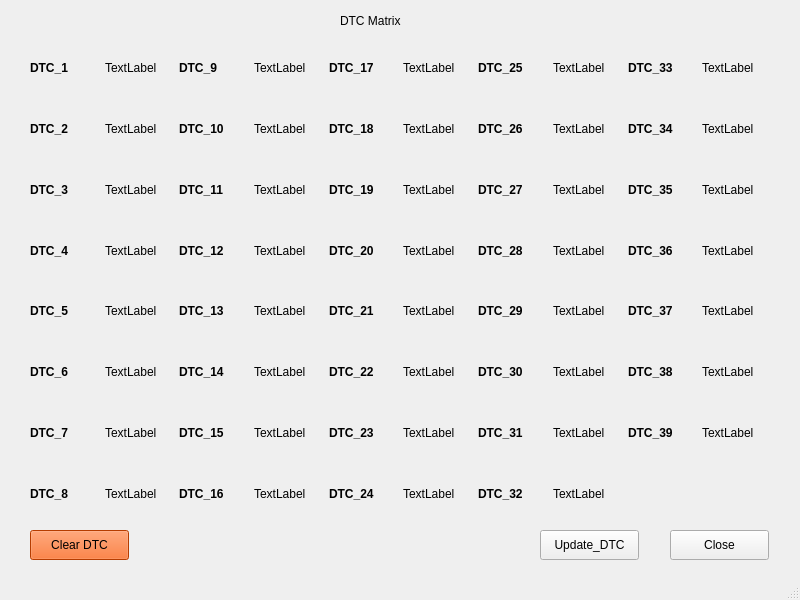
<?xml version="1.0" encoding="UTF-8"?>
<ui version="4.0">
 <class>MainWindow</class>
 <widget class="QMainWindow" name="MainWindow">
  <property name="geometry">
   <rect>
    <x>0</x>
    <y>0</y>
    <width>800</width>
    <height>600</height>
   </rect>
  </property>
  <property name="windowTitle">
   <string>MainWindow</string>
  </property>
  <widget class="QWidget" name="centralwidget">
   <widget class="QWidget" name="gridLayoutWidget">
    <property name="geometry">
     <rect>
      <x>30</x>
      <y>40</y>
      <width>741</width>
      <height>481</height>
     </rect>
    </property>
    <layout class="QGridLayout" name="gridLayout">
     <item row="0" column="7">
      <widget class="QLabel" name="label25">
       <property name="text">
        <string>TextLabel</string>
       </property>
      </widget>
     </item>
     <item row="0" column="0">
      <widget class="QLabel" name="label_3">
       <property name="font">
        <font>
         <weight>75</weight>
         <bold>true</bold>
        </font>
       </property>
       <property name="text">
        <string>DTC_1</string>
       </property>
      </widget>
     </item>
     <item row="5" column="4">
      <widget class="QLabel" name="label_49">
       <property name="font">
        <font>
         <weight>75</weight>
         <bold>true</bold>
        </font>
       </property>
       <property name="text">
        <string>DTC_22</string>
       </property>
      </widget>
     </item>
     <item row="5" column="7">
      <widget class="QLabel" name="label30">
       <property name="text">
        <string>TextLabel</string>
       </property>
      </widget>
     </item>
     <item row="5" column="2">
      <widget class="QLabel" name="label_46">
       <property name="font">
        <font>
         <weight>75</weight>
         <bold>true</bold>
        </font>
       </property>
       <property name="text">
        <string>DTC_14</string>
       </property>
      </widget>
     </item>
     <item row="5" column="1">
      <widget class="QLabel" name="label6">
       <property name="text">
        <string>TextLabel</string>
       </property>
      </widget>
     </item>
     <item row="5" column="5">
      <widget class="QLabel" name="label22">
       <property name="text">
        <string>TextLabel</string>
       </property>
      </widget>
     </item>
     <item row="0" column="8">
      <widget class="QLabel" name="label_66">
       <property name="font">
        <font>
         <weight>75</weight>
         <bold>true</bold>
        </font>
       </property>
       <property name="text">
        <string>DTC_33</string>
       </property>
      </widget>
     </item>
     <item row="0" column="4">
      <widget class="QLabel" name="label_15">
       <property name="font">
        <font>
         <weight>75</weight>
         <bold>true</bold>
        </font>
       </property>
       <property name="text">
        <string>DTC_17</string>
       </property>
      </widget>
     </item>
     <item row="2" column="4">
      <widget class="QLabel" name="label_13">
       <property name="font">
        <font>
         <weight>75</weight>
         <bold>true</bold>
        </font>
       </property>
       <property name="text">
        <string>DTC_19</string>
       </property>
      </widget>
     </item>
     <item row="4" column="6">
      <widget class="QLabel" name="label_39">
       <property name="font">
        <font>
         <weight>75</weight>
         <bold>true</bold>
        </font>
       </property>
       <property name="text">
        <string>DTC_29</string>
       </property>
      </widget>
     </item>
     <item row="0" column="2">
      <widget class="QLabel" name="label_32">
       <property name="font">
        <font>
         <weight>75</weight>
         <bold>true</bold>
        </font>
       </property>
       <property name="text">
        <string>DTC_9</string>
       </property>
      </widget>
     </item>
     <item row="0" column="6">
      <widget class="QLabel" name="label_2">
       <property name="font">
        <font>
         <weight>75</weight>
         <bold>true</bold>
        </font>
       </property>
       <property name="text">
        <string>DTC_25</string>
       </property>
      </widget>
     </item>
     <item row="2" column="3">
      <widget class="QLabel" name="label11">
       <property name="text">
        <string>TextLabel</string>
       </property>
      </widget>
     </item>
     <item row="3" column="7">
      <widget class="QLabel" name="label28">
       <property name="text">
        <string>TextLabel</string>
       </property>
      </widget>
     </item>
     <item row="6" column="7">
      <widget class="QLabel" name="label31">
       <property name="text">
        <string>TextLabel</string>
       </property>
      </widget>
     </item>
     <item row="2" column="0">
      <widget class="QLabel" name="label_9">
       <property name="font">
        <font>
         <weight>75</weight>
         <bold>true</bold>
        </font>
       </property>
       <property name="text">
        <string>DTC_3</string>
       </property>
      </widget>
     </item>
     <item row="1" column="2">
      <widget class="QLabel" name="label_30">
       <property name="font">
        <font>
         <weight>75</weight>
         <bold>true</bold>
        </font>
       </property>
       <property name="text">
        <string>DTC_10</string>
       </property>
      </widget>
     </item>
     <item row="4" column="0">
      <widget class="QLabel" name="label_33">
       <property name="font">
        <font>
         <weight>75</weight>
         <bold>true</bold>
        </font>
       </property>
       <property name="text">
        <string>DTC_5</string>
       </property>
      </widget>
     </item>
     <item row="6" column="1">
      <widget class="QLabel" name="label7">
       <property name="text">
        <string>TextLabel</string>
       </property>
      </widget>
     </item>
     <item row="5" column="3">
      <widget class="QLabel" name="label14">
       <property name="text">
        <string>TextLabel</string>
       </property>
      </widget>
     </item>
     <item row="4" column="7">
      <widget class="QLabel" name="label29">
       <property name="text">
        <string>TextLabel</string>
       </property>
      </widget>
     </item>
     <item row="0" column="5">
      <widget class="QLabel" name="label17">
       <property name="text">
        <string>TextLabel</string>
       </property>
      </widget>
     </item>
     <item row="4" column="2">
      <widget class="QLabel" name="label_35">
       <property name="font">
        <font>
         <weight>75</weight>
         <bold>true</bold>
        </font>
       </property>
       <property name="text">
        <string>DTC_13</string>
       </property>
      </widget>
     </item>
     <item row="5" column="6">
      <widget class="QLabel" name="label_53">
       <property name="font">
        <font>
         <weight>75</weight>
         <bold>true</bold>
        </font>
       </property>
       <property name="text">
        <string>DTC_30</string>
       </property>
      </widget>
     </item>
     <item row="6" column="4">
      <widget class="QLabel" name="label_50">
       <property name="font">
        <font>
         <weight>75</weight>
         <bold>true</bold>
        </font>
       </property>
       <property name="text">
        <string>DTC_23</string>
       </property>
      </widget>
     </item>
     <item row="5" column="0">
      <widget class="QLabel" name="label_41">
       <property name="font">
        <font>
         <weight>75</weight>
         <bold>true</bold>
        </font>
       </property>
       <property name="text">
        <string>DTC_6</string>
       </property>
      </widget>
     </item>
     <item row="6" column="5">
      <widget class="QLabel" name="label23">
       <property name="text">
        <string>TextLabel</string>
       </property>
      </widget>
     </item>
     <item row="4" column="1">
      <widget class="QLabel" name="label5">
       <property name="text">
        <string>TextLabel</string>
       </property>
      </widget>
     </item>
     <item row="6" column="3">
      <widget class="QLabel" name="label15">
       <property name="text">
        <string>TextLabel</string>
       </property>
      </widget>
     </item>
     <item row="1" column="5">
      <widget class="QLabel" name="label18">
       <property name="text">
        <string>TextLabel</string>
       </property>
      </widget>
     </item>
     <item row="6" column="6">
      <widget class="QLabel" name="label_54">
       <property name="font">
        <font>
         <weight>75</weight>
         <bold>true</bold>
        </font>
       </property>
       <property name="text">
        <string>DTC_31</string>
       </property>
      </widget>
     </item>
     <item row="4" column="4">
      <widget class="QLabel" name="label_37">
       <property name="font">
        <font>
         <weight>75</weight>
         <bold>true</bold>
        </font>
       </property>
       <property name="text">
        <string>DTC_21</string>
       </property>
      </widget>
     </item>
     <item row="0" column="3">
      <widget class="QLabel" name="label9">
       <property name="text">
        <string>TextLabel</string>
       </property>
      </widget>
     </item>
     <item row="1" column="3">
      <widget class="QLabel" name="label10">
       <property name="text">
        <string>TextLabel</string>
       </property>
      </widget>
     </item>
     <item row="3" column="6">
      <widget class="QLabel" name="label_23">
       <property name="font">
        <font>
         <weight>75</weight>
         <bold>true</bold>
        </font>
       </property>
       <property name="text">
        <string>DTC_28</string>
       </property>
      </widget>
     </item>
     <item row="3" column="3">
      <widget class="QLabel" name="label12">
       <property name="text">
        <string>TextLabel</string>
       </property>
      </widget>
     </item>
     <item row="2" column="2">
      <widget class="QLabel" name="label_28">
       <property name="font">
        <font>
         <weight>75</weight>
         <bold>true</bold>
        </font>
       </property>
       <property name="text">
        <string>DTC_11</string>
       </property>
      </widget>
     </item>
     <item row="1" column="1">
      <widget class="QLabel" name="label2">
       <property name="text">
        <string>TextLabel</string>
       </property>
      </widget>
     </item>
     <item row="3" column="4">
      <widget class="QLabel" name="label_21">
       <property name="font">
        <font>
         <weight>75</weight>
         <bold>true</bold>
        </font>
       </property>
       <property name="text">
        <string>DTC_20</string>
       </property>
      </widget>
     </item>
     <item row="2" column="1">
      <widget class="QLabel" name="label3">
       <property name="text">
        <string>TextLabel</string>
       </property>
      </widget>
     </item>
     <item row="3" column="1">
      <widget class="QLabel" name="label4">
       <property name="text">
        <string>TextLabel</string>
       </property>
      </widget>
     </item>
     <item row="3" column="5">
      <widget class="QLabel" name="label20">
       <property name="text">
        <string>TextLabel</string>
       </property>
      </widget>
     </item>
     <item row="3" column="2">
      <widget class="QLabel" name="label_25">
       <property name="font">
        <font>
         <weight>75</weight>
         <bold>true</bold>
        </font>
       </property>
       <property name="text">
        <string>DTC_12</string>
       </property>
      </widget>
     </item>
     <item row="1" column="0">
      <widget class="QLabel" name="label_4">
       <property name="font">
        <font>
         <weight>75</weight>
         <bold>true</bold>
        </font>
       </property>
       <property name="text">
        <string>DTC_2</string>
       </property>
      </widget>
     </item>
     <item row="1" column="4">
      <widget class="QLabel" name="label_14">
       <property name="font">
        <font>
         <weight>75</weight>
         <bold>true</bold>
        </font>
       </property>
       <property name="text">
        <string>DTC_18</string>
       </property>
      </widget>
     </item>
     <item row="3" column="0">
      <widget class="QLabel" name="label_19">
       <property name="font">
        <font>
         <weight>75</weight>
         <bold>true</bold>
        </font>
       </property>
       <property name="text">
        <string>DTC_4</string>
       </property>
      </widget>
     </item>
     <item row="6" column="2">
      <widget class="QLabel" name="label_45">
       <property name="font">
        <font>
         <weight>75</weight>
         <bold>true</bold>
        </font>
       </property>
       <property name="text">
        <string>DTC_15</string>
       </property>
      </widget>
     </item>
     <item row="2" column="5">
      <widget class="QLabel" name="label19">
       <property name="text">
        <string>TextLabel</string>
       </property>
      </widget>
     </item>
     <item row="2" column="6">
      <widget class="QLabel" name="label_11">
       <property name="font">
        <font>
         <weight>75</weight>
         <bold>true</bold>
        </font>
       </property>
       <property name="text">
        <string>DTC_27</string>
       </property>
      </widget>
     </item>
     <item row="0" column="1">
      <widget class="QLabel" name="label1">
       <property name="text">
        <string>TextLabel</string>
       </property>
      </widget>
     </item>
     <item row="2" column="7">
      <widget class="QLabel" name="label27">
       <property name="text">
        <string>TextLabel</string>
       </property>
      </widget>
     </item>
     <item row="1" column="6">
      <widget class="QLabel" name="label_5">
       <property name="font">
        <font>
         <weight>75</weight>
         <bold>true</bold>
        </font>
       </property>
       <property name="text">
        <string>DTC_26</string>
       </property>
      </widget>
     </item>
     <item row="1" column="7">
      <widget class="QLabel" name="label26">
       <property name="text">
        <string>TextLabel</string>
       </property>
      </widget>
     </item>
     <item row="4" column="5">
      <widget class="QLabel" name="label21">
       <property name="text">
        <string>TextLabel</string>
       </property>
      </widget>
     </item>
     <item row="4" column="3">
      <widget class="QLabel" name="label13">
       <property name="text">
        <string>TextLabel</string>
       </property>
      </widget>
     </item>
     <item row="6" column="0">
      <widget class="QLabel" name="label_42">
       <property name="font">
        <font>
         <weight>75</weight>
         <bold>true</bold>
        </font>
       </property>
       <property name="text">
        <string>DTC_7</string>
       </property>
      </widget>
     </item>
     <item row="7" column="0">
      <widget class="QLabel" name="label_58">
       <property name="font">
        <font>
         <weight>75</weight>
         <bold>true</bold>
        </font>
       </property>
       <property name="text">
        <string>DTC_8</string>
       </property>
      </widget>
     </item>
     <item row="7" column="1">
      <widget class="QLabel" name="label8">
       <property name="text">
        <string>TextLabel</string>
       </property>
      </widget>
     </item>
     <item row="7" column="2">
      <widget class="QLabel" name="label_60">
       <property name="font">
        <font>
         <weight>75</weight>
         <bold>true</bold>
        </font>
       </property>
       <property name="text">
        <string>DTC_16</string>
       </property>
      </widget>
     </item>
     <item row="7" column="3">
      <widget class="QLabel" name="label16">
       <property name="text">
        <string>TextLabel</string>
       </property>
      </widget>
     </item>
     <item row="7" column="4">
      <widget class="QLabel" name="label_62">
       <property name="font">
        <font>
         <weight>75</weight>
         <bold>true</bold>
        </font>
       </property>
       <property name="text">
        <string>DTC_24</string>
       </property>
      </widget>
     </item>
     <item row="7" column="5">
      <widget class="QLabel" name="label24">
       <property name="text">
        <string>TextLabel</string>
       </property>
      </widget>
     </item>
     <item row="7" column="6">
      <widget class="QLabel" name="label_64">
       <property name="font">
        <font>
         <weight>75</weight>
         <bold>true</bold>
        </font>
       </property>
       <property name="text">
        <string>DTC_32</string>
       </property>
      </widget>
     </item>
     <item row="7" column="7">
      <widget class="QLabel" name="label32">
       <property name="text">
        <string>TextLabel</string>
       </property>
      </widget>
     </item>
     <item row="0" column="9">
      <widget class="QLabel" name="label33">
       <property name="text">
        <string>TextLabel</string>
       </property>
      </widget>
     </item>
     <item row="1" column="8">
      <widget class="QLabel" name="label_68">
       <property name="font">
        <font>
         <weight>75</weight>
         <bold>true</bold>
        </font>
       </property>
       <property name="text">
        <string>DTC_34</string>
       </property>
      </widget>
     </item>
     <item row="2" column="8">
      <widget class="QLabel" name="label_69">
       <property name="font">
        <font>
         <weight>75</weight>
         <bold>true</bold>
        </font>
       </property>
       <property name="text">
        <string>DTC_35</string>
       </property>
      </widget>
     </item>
     <item row="3" column="8">
      <widget class="QLabel" name="label_70">
       <property name="font">
        <font>
         <weight>75</weight>
         <bold>true</bold>
        </font>
       </property>
       <property name="text">
        <string>DTC_36</string>
       </property>
      </widget>
     </item>
     <item row="4" column="8">
      <widget class="QLabel" name="label_71">
       <property name="font">
        <font>
         <weight>75</weight>
         <bold>true</bold>
        </font>
       </property>
       <property name="text">
        <string>DTC_37</string>
       </property>
      </widget>
     </item>
     <item row="5" column="8">
      <widget class="QLabel" name="label_72">
       <property name="font">
        <font>
         <weight>75</weight>
         <bold>true</bold>
        </font>
       </property>
       <property name="text">
        <string>DTC_38</string>
       </property>
      </widget>
     </item>
     <item row="6" column="8">
      <widget class="QLabel" name="label_73">
       <property name="font">
        <font>
         <weight>75</weight>
         <bold>true</bold>
        </font>
       </property>
       <property name="text">
        <string>DTC_39</string>
       </property>
      </widget>
     </item>
     <item row="1" column="9">
      <widget class="QLabel" name="label34">
       <property name="text">
        <string>TextLabel</string>
       </property>
      </widget>
     </item>
     <item row="2" column="9">
      <widget class="QLabel" name="label35">
       <property name="text">
        <string>TextLabel</string>
       </property>
      </widget>
     </item>
     <item row="3" column="9">
      <widget class="QLabel" name="label36">
       <property name="text">
        <string>TextLabel</string>
       </property>
      </widget>
     </item>
     <item row="4" column="9">
      <widget class="QLabel" name="label37">
       <property name="text">
        <string>TextLabel</string>
       </property>
      </widget>
     </item>
     <item row="5" column="9">
      <widget class="QLabel" name="label38">
       <property name="text">
        <string>TextLabel</string>
       </property>
      </widget>
     </item>
     <item row="6" column="9">
      <widget class="QLabel" name="label39">
       <property name="text">
        <string>TextLabel</string>
       </property>
      </widget>
     </item>
    </layout>
   </widget>
   <widget class="QLabel" name="label_57">
    <property name="geometry">
     <rect>
      <x>340</x>
      <y>10</y>
      <width>101</width>
      <height>22</height>
     </rect>
    </property>
    <property name="text">
     <string>DTC Matrix</string>
    </property>
   </widget>
   <widget class="QPushButton" name="Close_w">
    <property name="geometry">
     <rect>
      <x>670</x>
      <y>530</y>
      <width>99</width>
      <height>30</height>
     </rect>
    </property>
    <property name="text">
     <string>Close</string>
    </property>
   </widget>
   <widget class="QPushButton" name="clear_DTC">
    <property name="geometry">
     <rect>
      <x>30</x>
      <y>530</y>
      <width>99</width>
      <height>30</height>
     </rect>
    </property>
    <property name="autoFillBackground">
     <bool>false</bool>
    </property>
    <property name="styleSheet">
     <string notr="true">background-color: rgb(255, 85, 0);</string>
    </property>
    <property name="text">
     <string>Clear DTC</string>
    </property>
   </widget>
   <widget class="QPushButton" name="Update_DTC">
    <property name="geometry">
     <rect>
      <x>540</x>
      <y>530</y>
      <width>99</width>
      <height>30</height>
     </rect>
    </property>
    <property name="text">
     <string>Update_DTC</string>
    </property>
   </widget>
  </widget>
  <widget class="QStatusBar" name="statusbar"/>
 </widget>
 <resources/>
 <connections/>
</ui>
